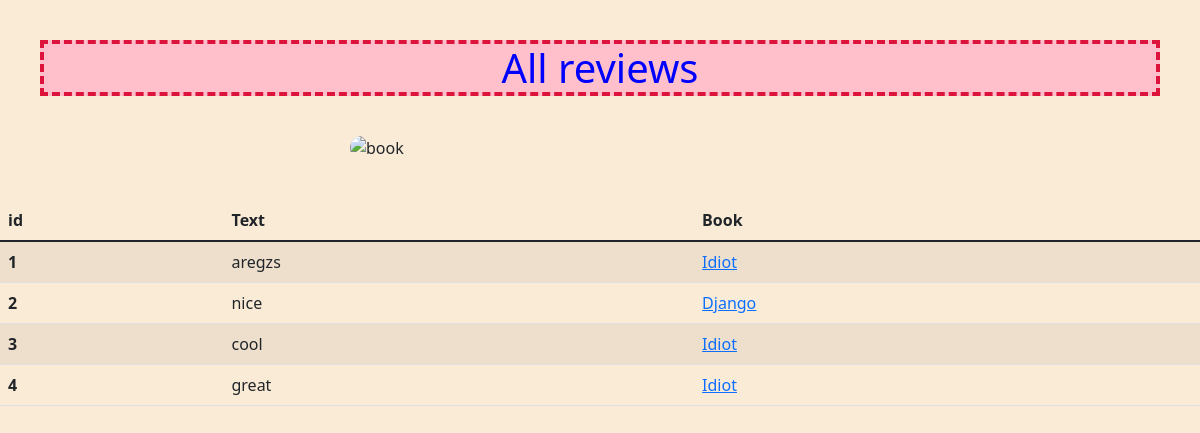
The app's page /app/all_reviews/, older data.
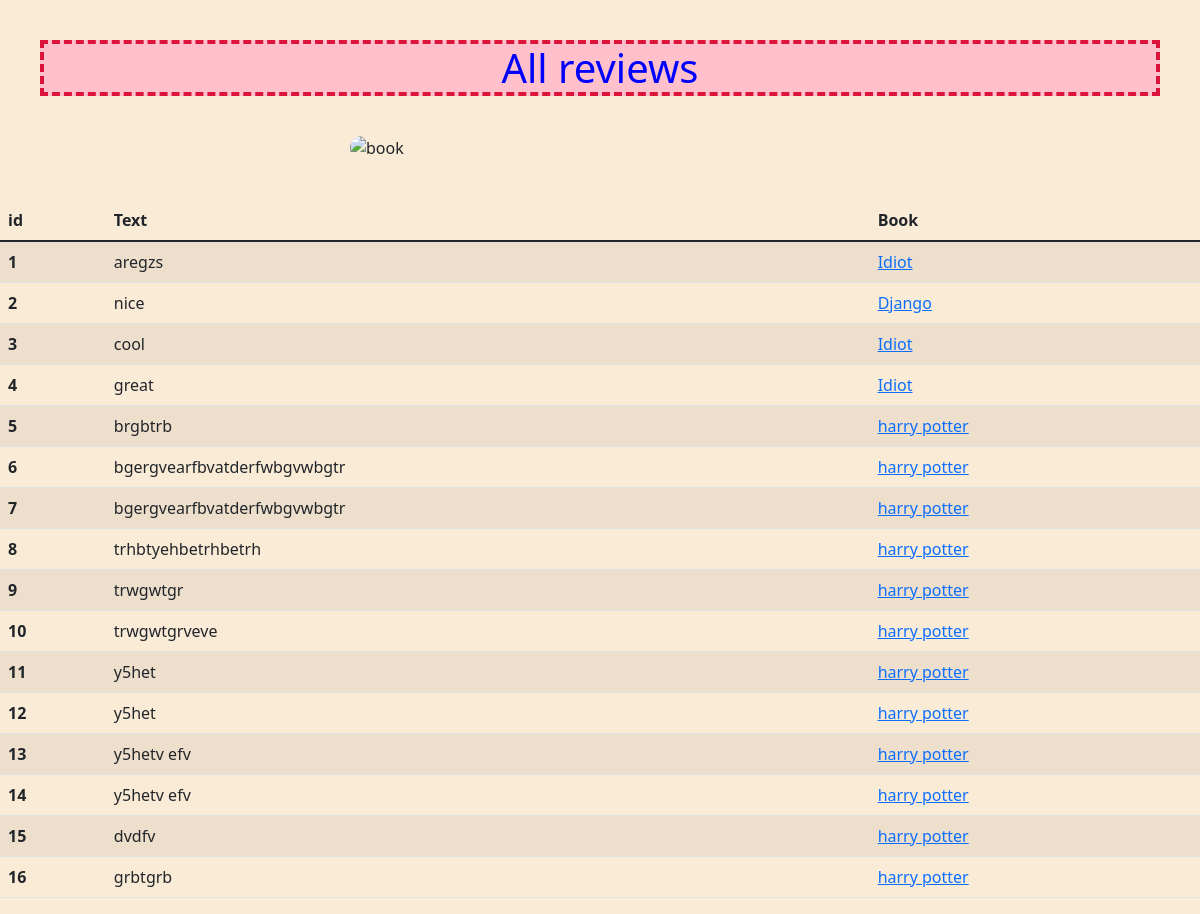
The same page, newer data.
### app/models.py (models this page shows, shortened)
class Review(models.Model):
    text = models.TextField()
    book = models.ForeignKey(Book, on_delete=models.CASCADE)

class Book(models.Model):
    name = models.CharField(max_length=255)
    author_name = models.CharField(max_length=255, blank=True, null=True)
    year = models.IntegerField(blank=True, null=True)
    price = models.IntegerField()

### app/views.py (the view)
# urls.py: path("all_reviews/", views.all_reviews, name="all_reviews"),
def all_reviews(request):
    reviews = models.Review.objects.all()
    context = {
        "reviews": reviews,
    }
    return render(request, "all_reviews.html", {"context": context})

### app/templates/all_reviews.html (shortened to what this page needs)
{% extends 'base.html' %}
{% block content %}
    <h1 class="all-items-title">All reviews</h1>
    <div class="img-container">
        <img alt='book' src="https://www.ukrgate.com/eng/wp-content/uploads/2021/02/The-Ukrainian-Book-Institute-Purchases-380.9-Thousand-Books-for-Public-Libraries1.jpeg" width="500">
    </div>
    <table class="book-table table table-striped table-hover">
        <thead>
        <tr>
            <th scope="col">id</th>
            <th scope="col">Text</th>
            <th scope="col">Book</th>
        </tr>
        </thead>
        <tbody>
        {% for review in context.reviews %}
            <tr>
                <th scope="row">{{ review.id }}</th>
                <td>{{ review.text }}</td>
                <td><a target="_blank" href={% url 'book' book_id=review.book.id %}>{{ review.book.name }}</a></td>
            </tr>
        {% endfor %}
        </tbody>
    </table>
{% endblock %}

Row changes from the older to the newer data that the page shows:
added Review: id "5", text "brgbtrb", book.name "harry potter"
added Review: id "6", text "bgergvearfbvatderfwbgvwbgtr", book.name "harry potter"
added Review: id "7", text "bgergvearfbvatderfwbgvwbgtr", book.name "harry potter"
added Review: id "8", text "trhbtyehbetrhbetrh", book.name "harry potter"
added Review: id "9", text "trwgwtgr", book.name "harry potter"
added Review: id "10", text "trwgwtgrveve", book.name "harry potter"
added Review: id "11", text "y5het", book.name "harry potter"
added Review: id "12", text "y5het", book.name "harry potter"
added Review: id "13", text "y5hetv efv", book.name "harry potter"
added Review: id "14", text "y5hetv efv", book.name "harry potter"
added Review: id "15", text "dvdfv", book.name "harry potter"
added Review: id "16", text "grbtgrb", book.name "harry potter"
